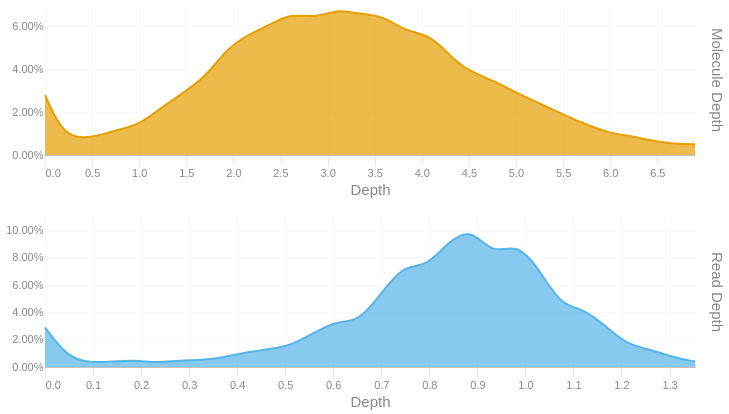

Notebook source saved alongside this figure:
### Code cell
readdep = depth_hist(tb['Read Depth'], q99, 3)
readdep = readdep.with_columns(pl.lit('Read Depth').alias('Metric'))
if not SKIPLR:
    moldep = depth_hist(tb['Molecule Depth'], mol_q99, 1)
    moldep = moldep.with_columns(pl.lit('Molecule Depth').alias('Metric'))
    _hist = pl.concat([readdep, moldep])
    _hist = _hist.filter(pl.col('Proportion') != 0)
    with SafeRender(_hist):
        (
            alt.Chart(_hist)        
            .mark_area(interpolate = "basis")
            .encode(
                x=alt.X('Bin:Q').scale(domainMin=0).axis(alt.Axis(title='Depth')),
                y = alt.Y('Proportion:Q', title = None).axis(format = '.2%'),
                color = alt.Color('Metric:N').legend(None),
                row = alt.Row("Metric:N").header(title = None, labelOrient = 'right'),
                tooltip = [
                    alt.Tooltip("Metric:N", title = "Metric"),
                    alt.Tooltip('Interval:N', title = "Depth Interval"),
                    alt.Tooltip('Proportion:Q', title = "% Alignments").format('.2%')
                ]
            )
            .resolve_scale(x='independent', y='independent')
            .properties(
                height = 150, width = 650,
                usermeta={'embedOptions': {'downloadFileName': f'{samplename}.depth.hist'}}
            )
        ).display()
else:
    readdep = readdep.filter(pl.col('Proportion') != 0)
    with SafeRender(readdep):
        (
            alt.Chart(readdep)        
            .mark_area(interpolate = "basis")
            .encode(
                x=alt.X('Bin:Q').scale(domainMin=0).axis(alt.Axis(title='Depth')),
                y = alt.Y('Proportion:Q', title = None).axis(format = '.2%'),
                tooltip = [
                    alt.Tooltip('Interval:N', title = "Depth Interval"),
                    alt.Tooltip('Proportion:Q', title = "% Alignments").format('.2%')
                ]
            )
            .properties(
                usermeta={'embedOptions': {'downloadFileName': f'{samplename}.depth.hist'}}
            )
        ).display()

### Figure 1 — Vega-Lite specification as saved in the notebook (floating-point values rounded to 4 significant figures)
{"width": 650, "height": 150, "config": {"title": {"anchor": "start", "dy": -15, "fontSize": 18, "color": "#888888", "subtitleColor": "#888888", "subtitleFontSize": 14}, "arc": {"fill": "#0072B2"}, "axis": {"domainColor": "#888888", "domainWidth": 0.5, "gridWidth": 0.2, "grid": false, "titleFontWeight": 400, "titleFontSize": 15, "labelFontSize": 11, "labelColor": "#888888", "tickColor": "#888888", "tickWidth": 0.2, "titleColor": "#888888"}, "axisBand": {"grid": false}, "axisX": {"grid": true, "tickSize": 10, "domainCap": "round"}, "axisY": {"domain": false, "grid": true, "tickSize": 0, "domainCap": "round"}, "background": "transparent", "header": {"labelFontSize": 15, "labelColor": "#888888", "titleFontSize": 15, "titleFontWeight": 600, "titleColor": "#888888"}, "legend": {"labelFont": "sans-serif", "labelFontSize": 12, "labelColor": "#888888", "symbolSize": 100, "symbolType": "circle", "titleFontSize": 12, "titlePadding": 10, "titleColor": "#888888", "title": null}, "range": {"category": ["#E69F00", "#56B4E9", "#009E73", "#F0E442", "#0072B2", "#D55E00", "#CC79A7", "#000000"], "diverging": ["#cfe8f3", "#a2d4ec", "#73bfe2", "#46abdb", "#1696d2", "#12719e"]}, "area": {"fill": "#0072B2", "fillOpacity": 0.7, "line": true, "strokeOpacity": 0.7}, "line": {"color": "#0072B2", "stroke": "#0072B2", "strokeWidth": 2}, "trail": {"color": "#0072B2", "stroke": "#0072B2", "strokeWidth": 0, "size": 1}, "point": {"filled": true, "fillOpacity": 1.0, "size": 95}, "text": {"color": "#888888", "fontSize": 11, "align": "right", "fontWeight": 400, "size": 11}, "bar": {"fill": "#0072B2", "stroke": null}, "view": {"stroke": null, "continuousWidth": 660, "continuousHeight": 400}}, "data": {"name": "data-612b0e2fc708a09d6b810170850b3cad"}, "mark": {"type": "area", "interpolate": "basis"}, "encoding": {"color": {"field": "Metric", "legend": null, "type": "nominal"}, "row": {"field": "Metric", "header": {"title": null, "labelOrient": "right"}, "type": "nominal"}, "tooltip": [{"field": "Metric", "title": "Metric", "type": "nominal"}, {"field": "Interval", "title": "Depth Interval", "type": "nominal"}, {"field": "Proportion", "format": ".2%", "title": "% Alignments", "type": "quantitative"}], "x": {"axis": {"title": "Depth"}, "field": "Bin", "scale": {"domainMin": 0}, "type": "quantitative"}, "y": {"axis": {"format": ".2%"}, "field": "Proportion", "title": null, "type": "quantitative"}}, "resolve": {"scale": {"x": "independent", "y": "independent"}}, "usermeta": {"embedOptions": {"downloadFileName": "S1_Annapolis_0N3.depth.hist"}}, "$schema": "https://vega.github.io/schema/vega-lite/v6.1.0.json", "datasets": {"data-612b0e2fc708a09d6b810170850b3cad": [{"Bin": 0.0, "Interval": "0.0-0.047", "Proportion": 0.029, "Metric": "Read Depth"}, {"Bin": 0.047, "Interval": "0.047-0.093", "Proportion": 0.007, "Metric": "Read Depth"}, {"Bin": 0.093, "Interval": "0.093-0.14", "Proportion": 0.003, "Metric": "Read Depth"}, {"Bin": 0.14, "Interval": "0.14-0.187", "Proportion": 0.004, "Metric": "Read Depth"}, {"Bin": 0.187, "Interval": "0.187-0.233", "Proportion": 0.005, "Metric": "Read Depth"}, {"Bin": 0.233, "Interval": "0.233-0.28", "Proportion": 0.003, "Metric": "Read Depth"}, {"Bin": 0.28, "Interval": "0.28-0.327", "Proportion": 0.005, "Metric": "Read Depth"}, {"Bin": 0.327, "Interval": "0.327-0.373", "Proportion": 0.005, "Metric": "Read Depth"}, {"Bin": 0.373, "Interval": "0.373-0.42", "Proportion": 0.007, "Metric": "Read Depth"}, {"Bin": 0.42, "Interval": "0.42-0.467", "Proportion": 0.011, "Metric": "Read Depth"}, {"Bin": 0.467, "Interval": "0.467-0.513", "Proportion": 0.013, "Metric": "Read Depth"}, {"Bin": 0.513, "Interval": "0.513-0.56", "Proportion": 0.016, "Metric": "Read Depth"}, {"Bin": 0.56, "Interval": "0.56-0.607", "Proportion": 0.025, "Metric": "Read Depth"}, {"Bin": 0.607, "Interval": "0.607-0.653", "Proportion": 0.034, "Metric": "Read Depth"}, {"Bin": 0.653, "Interval": "0.653-0.7", "Proportion": 0.033, "Metric": "Read Depth"}, {"Bin": 0.7, "Interval": "0.7-0.747", "Proportion": 0.054, "Metric": "Read Depth"}, {"Bin": 0.747, "Interval": "0.747-0.793", "Proportion": 0.075, "Metric": "Read Depth"}, {"Bin": 0.793, "Interval": "0.793-0.84", "Proportion": 0.073, "Metric": "Read Depth"}, {"Bin": 0.84, "Interval": "0.84-0.887", "Proportion": 0.092, "Metric": "Read Depth"}, {"Bin": 0.887, "Interval": "0.887-0.933", "Proportion": 0.102, "Metric": "Read Depth"}, {"Bin": 0.933, "Interval": "0.933-0.98", "Proportion": 0.082, "Metric": "Read Depth"}, {"Bin": 0.98, "Interval": "0.98-1.027", "Proportion": 0.091, "Metric": "Read Depth"}, {"Bin": 1.027, "Interval": "1.027-1.073", "Proportion": 0.073, "Metric": "Read Depth"}, {"Bin": 1.073, "Interval": "1.073-1.12", "Proportion": 0.045, "Metric": "Read Depth"}, {"Bin": 1.12, "Interval": "1.12-1.167", "Proportion": 0.043, "Metric": "Read Depth"}, {"Bin": 1.167, "Interval": "1.167-1.213", "Proportion": 0.03, "Metric": "Read Depth"}, {"Bin": 1.213, "Interval": "1.213-1.26", "Proportion": 0.016, "Metric": "Read Depth"}, {"Bin": 1.26, "Interval": "1.26-1.307", "Proportion": 0.013, "Metric": "Read Depth"}, {"Bin": 1.307, "Interval": "1.307-1.353", "Proportion": 0.007, "Metric": "Read Depth"}, {"Bin": 1.353, "Interval": "1.353-1.4", "Proportion": 0.004, "Metric": "Read Depth"}, {"Bin": 0.0, "Interval": "0.0-0.2", "Proportion": 0.028, "Metric": "Molecule Depth"}, {"Bin": 0.2, "Interval": "0.2-0.5", "Proportion": 0.008, "Metric": "Molecule Depth"}, {"Bin": 0.5, "Interval": "0.5-0.7", "Proportion": 0.008, "Metric": "Molecule Depth"}, {"Bin": 0.7, "Interval": "0.7-1.0", "Proportion": 0.011, "Metric": "Molecule Depth"}, {"Bin": 1.0, "Interval": "1.0-1.2", "Proportion": 0.014, "Metric": "Molecule Depth"}, {"Bin": 1.2, "Interval": "1.2-1.4", "Proportion": 0.021, "Metric": "Molecule Depth"}, {"Bin": 1.4, "Interval": "1.4-1.7", "Proportion": 0.027, "Metric": "Molecule Depth"}, {"Bin": 1.7, "Interval": "1.7-1.9", "Proportion": 0.036, "Metric": "Molecule Depth"}, {"Bin": 1.9, "Interval": "1.9-2.1", "Proportion": 0.048, "Metric": "Molecule Depth"}, {"Bin": 2.1, "Interval": "2.1-2.4", "Proportion": 0.055, "Metric": "Molecule Depth"}, {"Bin": 2.4, "Interval": "2.4-2.6", "Proportion": 0.061, "Metric": "Molecule Depth"}, {"Bin": 2.6, "Interval": "2.6-2.9", "Proportion": 0.066, "Metric": "Molecule Depth"}, {"Bin": 2.9, "Interval": "2.9-3.1", "Proportion": 0.064, "Metric": "Molecule Depth"}, {"Bin": 3.1, "Interval": "3.1-3.3", "Proportion": 0.068, "Metric": "Molecule Depth"}, {"Bin": 3.3, "Interval": "3.3-3.6", "Proportion": 0.066, "Metric": "Molecule Depth"}, {"Bin": 3.6, "Interval": "3.6-3.8", "Proportion": 0.065, "Metric": "Molecule Depth"}, {"Bin": 3.8, "Interval": "3.8-4.1", "Proportion": 0.058, "Metric": "Molecule Depth"}, {"Bin": 4.1, "Interval": "4.1-4.3", "Proportion": 0.056, "Metric": "Molecule Depth"}, {"Bin": 4.3, "Interval": "4.3-4.5", "Proportion": 0.046, "Metric": "Molecule Depth"}, {"Bin": 4.5, "Interval": "4.5-4.8", "Proportion": 0.039, "Metric": "Molecule Depth"}, {"Bin": 4.8, "Interval": "4.8-5.0", "Proportion": 0.034, "Metric": "Molecule Depth"}, {"Bin": 5.0, "Interval": "5.0-5.3", "Proportion": 0.029, "Metric": "Molecule Depth"}, {"Bin": 5.3, "Interval": "5.3-5.5", "Proportion": 0.023, "Metric": "Molecule Depth"}, {"Bin": 5.5, "Interval": "5.5-5.7", "Proportion": 0.019, "Metric": "Molecule Depth"}, {"Bin": 5.7, "Interval": "5.7-6.0", "Proportion": 0.015, "Metric": "Molecule Depth"}, {"Bin": 6.0, "Interval": "6.0-6.2", "Proportion": 0.01, "Metric": "Molecule Depth"}, {"Bin": 6.2, "Interval": "6.2-6.4", "Proportion": 0.009, "Metric": "Molecule Depth"}, {"Bin": 6.4, "Interval": "6.4-6.7", "Proportion": 0.007, "Metric": "Molecule Depth"}, {"Bin": 6.7, "Interval": "6.7-6.9", "Proportion": 0.005, "Metric": "Molecule Depth"}, {"Bin": 6.9, "Interval": "6.9-7.16", "Proportion": 0.005, "Metric": "Molecule Depth"}]}}
